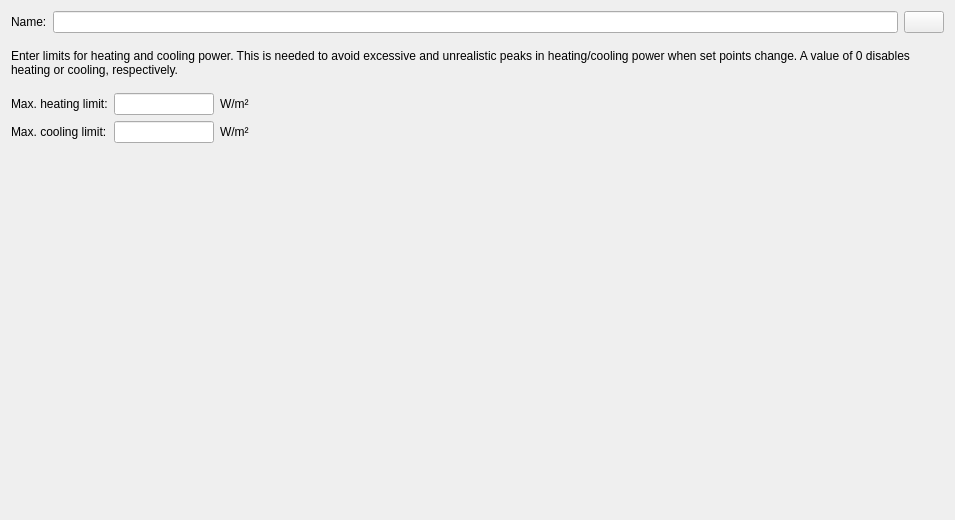
<?xml version="1.0" encoding="UTF-8"?>
<ui version="4.0">
 <class>SVDBZoneIdealHeatingCoolingEditWidget</class>
 <widget class="QWidget" name="SVDBZoneIdealHeatingCoolingEditWidget">
  <property name="geometry">
   <rect>
    <x>0</x>
    <y>0</y>
    <width>955</width>
    <height>520</height>
   </rect>
  </property>
  <property name="minimumSize">
   <size>
    <width>300</width>
    <height>0</height>
   </size>
  </property>
  <property name="windowTitle">
   <string>Form</string>
  </property>
  <layout class="QVBoxLayout" name="gridLayoutMaster">
   <item>
    <layout class="QHBoxLayout" name="horizontalLayout_3">
     <item>
      <widget class="QLabel" name="labelDisplayName">
       <property name="text">
        <string>Name:</string>
       </property>
      </widget>
     </item>
     <item>
      <widget class="QtExt::LanguageStringEditWidget1" name="lineEditName"/>
     </item>
     <item>
      <widget class="QtExt::ColorButton" name="pushButtonColor">
       <property name="sizePolicy">
        <sizepolicy hsizetype="Fixed" vsizetype="Fixed">
         <horstretch>0</horstretch>
         <verstretch>0</verstretch>
        </sizepolicy>
       </property>
      </widget>
     </item>
    </layout>
   </item>
   <item>
    <spacer name="verticalSpacer_2">
     <property name="orientation">
      <enum>Qt::Vertical</enum>
     </property>
     <property name="sizeType">
      <enum>QSizePolicy::Fixed</enum>
     </property>
     <property name="sizeHint" stdset="0">
      <size>
       <width>20</width>
       <height>10</height>
      </size>
     </property>
    </spacer>
   </item>
   <item>
    <widget class="QLabel" name="label_3">
     <property name="text">
      <string>Enter limits for heating and cooling power. This is needed to avoid excessive and unrealistic peaks in heating/cooling power when set points change. A value of 0 disables heating or cooling, respectively.</string>
     </property>
     <property name="wordWrap">
      <bool>true</bool>
     </property>
    </widget>
   </item>
   <item>
    <spacer name="verticalSpacer_3">
     <property name="orientation">
      <enum>Qt::Vertical</enum>
     </property>
     <property name="sizeType">
      <enum>QSizePolicy::Fixed</enum>
     </property>
     <property name="sizeHint" stdset="0">
      <size>
       <width>20</width>
       <height>10</height>
      </size>
     </property>
    </spacer>
   </item>
   <item>
    <layout class="QGridLayout" name="gridLayout">
     <item row="1" column="2">
      <widget class="QLabel" name="labelConvectiveFactorUnit_3">
       <property name="text">
        <string>W/m²</string>
       </property>
      </widget>
     </item>
     <item row="1" column="1">
      <widget class="QtExt::ValidatingLineEdit" name="lineEditCoolingLimit">
       <property name="maximumSize">
        <size>
         <width>100</width>
         <height>16777215</height>
        </size>
       </property>
      </widget>
     </item>
     <item row="0" column="1">
      <widget class="QtExt::ValidatingLineEdit" name="lineEditHeatingLimit">
       <property name="maximumSize">
        <size>
         <width>100</width>
         <height>16777215</height>
        </size>
       </property>
      </widget>
     </item>
     <item row="0" column="2">
      <widget class="QLabel" name="labelConvectiveFactorUnit">
       <property name="text">
        <string>W/m²</string>
       </property>
      </widget>
     </item>
     <item row="0" column="3">
      <spacer name="horizontalSpacer">
       <property name="orientation">
        <enum>Qt::Horizontal</enum>
       </property>
       <property name="sizeHint" stdset="0">
        <size>
         <width>40</width>
         <height>20</height>
        </size>
       </property>
      </spacer>
     </item>
     <item row="0" column="0">
      <widget class="QLabel" name="label">
       <property name="text">
        <string>Max. heating limit:</string>
       </property>
      </widget>
     </item>
     <item row="1" column="0">
      <widget class="QLabel" name="label_2">
       <property name="text">
        <string>Max. cooling limit:</string>
       </property>
      </widget>
     </item>
    </layout>
   </item>
   <item>
    <spacer name="verticalSpacer">
     <property name="orientation">
      <enum>Qt::Vertical</enum>
     </property>
     <property name="sizeHint" stdset="0">
      <size>
       <width>20</width>
       <height>30</height>
      </size>
     </property>
    </spacer>
   </item>
  </layout>
 </widget>
 <customwidgets>
  <customwidget>
   <class>QtExt::ValidatingLineEdit</class>
   <extends>QLineEdit</extends>
   <header location="global">QtExt_ValidatingLineEdit.h</header>
   <slots>
    <signal>editingFinishedSuccessfully()</signal>
   </slots>
  </customwidget>
  <customwidget>
   <class>QtExt::LanguageStringEditWidget1</class>
   <extends>QLineEdit</extends>
   <header location="global">QtExt_LanguageStringEditWidget1.h</header>
   <container>1</container>
  </customwidget>
  <customwidget>
   <class>QtExt::ColorButton</class>
   <extends>QPushButton</extends>
   <header location="global">QtExt_ColorButton.h</header>
  </customwidget>
 </customwidgets>
 <resources/>
 <connections/>
</ui>
